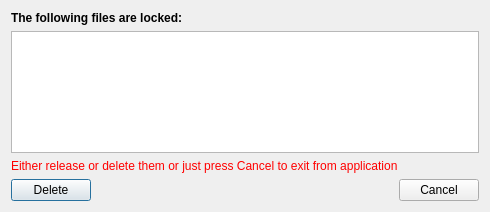
<?xml version="1.0" encoding="UTF-8"?>
<ui version="4.0">
 <class>LockFileWaiter</class>
 <widget class="QDialog" name="LockFileWaiter">
  <property name="geometry">
   <rect>
    <x>0</x>
    <y>0</y>
    <width>490</width>
    <height>212</height>
   </rect>
  </property>
  <property name="windowTitle">
   <string>Locked files have been found</string>
  </property>
  <property name="windowIcon">
   <iconset resource="../libs/qpacman/libqpacman.qrc">
    <normaloff>:/pics/qpacman.svg</normaloff>:/pics/qpacman.svg</iconset>
  </property>
  <layout class="QVBoxLayout" name="verticalLayout">
   <item>
    <widget class="QLabel" name="label">
     <property name="text">
      <string>&lt;html&gt;&lt;head/&gt;&lt;body&gt;&lt;p&gt;&lt;span style=&quot; font-weight:600;&quot;&gt;The following files are locked:&lt;/span&gt;&lt;/p&gt;&lt;/body&gt;&lt;/html&gt;</string>
     </property>
    </widget>
   </item>
   <item>
    <widget class="QPlainTextEdit" name="filesList">
     <property name="readOnly">
      <bool>true</bool>
     </property>
    </widget>
   </item>
   <item>
    <widget class="QLabel" name="infoLabel">
     <property name="text">
      <string>&lt;html&gt;&lt;head/&gt;&lt;body&gt;&lt;p&gt;&lt;span style=&quot; color:#ff0000;&quot;&gt;Either release or delete them or just press Cancel to exit from application&lt;/span&gt;&lt;/p&gt;&lt;/body&gt;&lt;/html&gt;</string>
     </property>
    </widget>
   </item>
   <item>
    <layout class="QHBoxLayout" name="horizontalLayout">
     <item>
      <widget class="QPushButton" name="deleteButton">
       <property name="text">
        <string>Delete</string>
       </property>
      </widget>
     </item>
     <item>
      <widget class="QDialogButtonBox" name="buttonBox">
       <property name="standardButtons">
        <set>QDialogButtonBox::Cancel</set>
       </property>
      </widget>
     </item>
    </layout>
   </item>
  </layout>
 </widget>
 <resources>
  <include location="../libs/qpacman/libqpacman.qrc"/>
 </resources>
 <connections/>
</ui>
